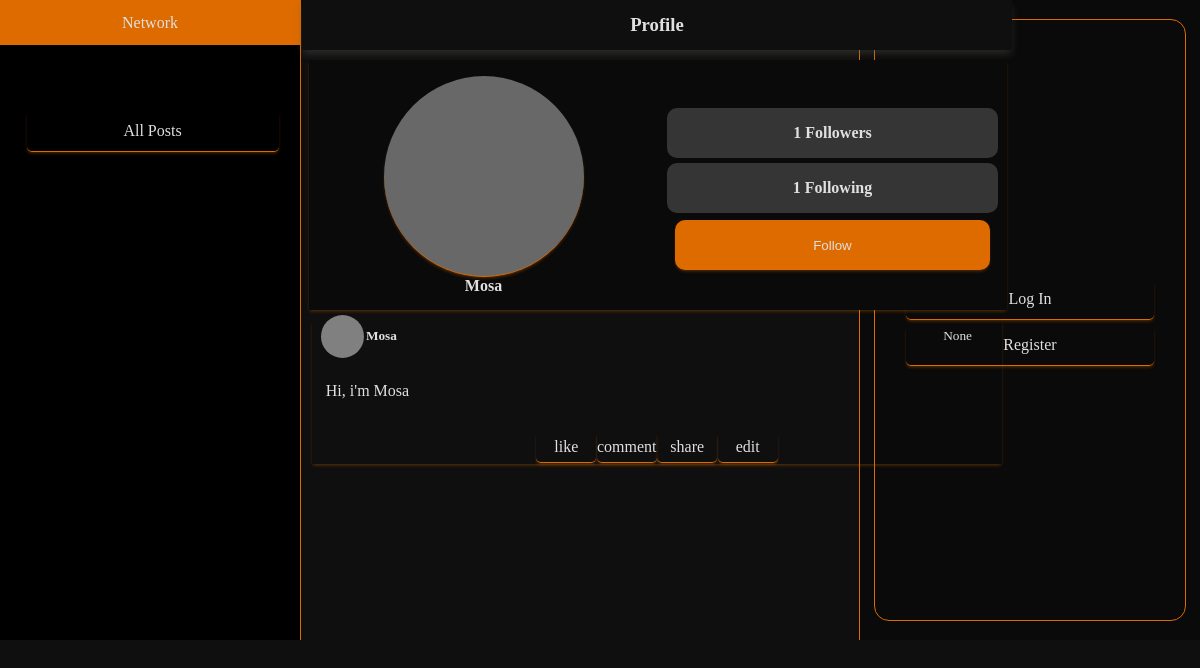
The page /profile/2 on the database as committed earlier.
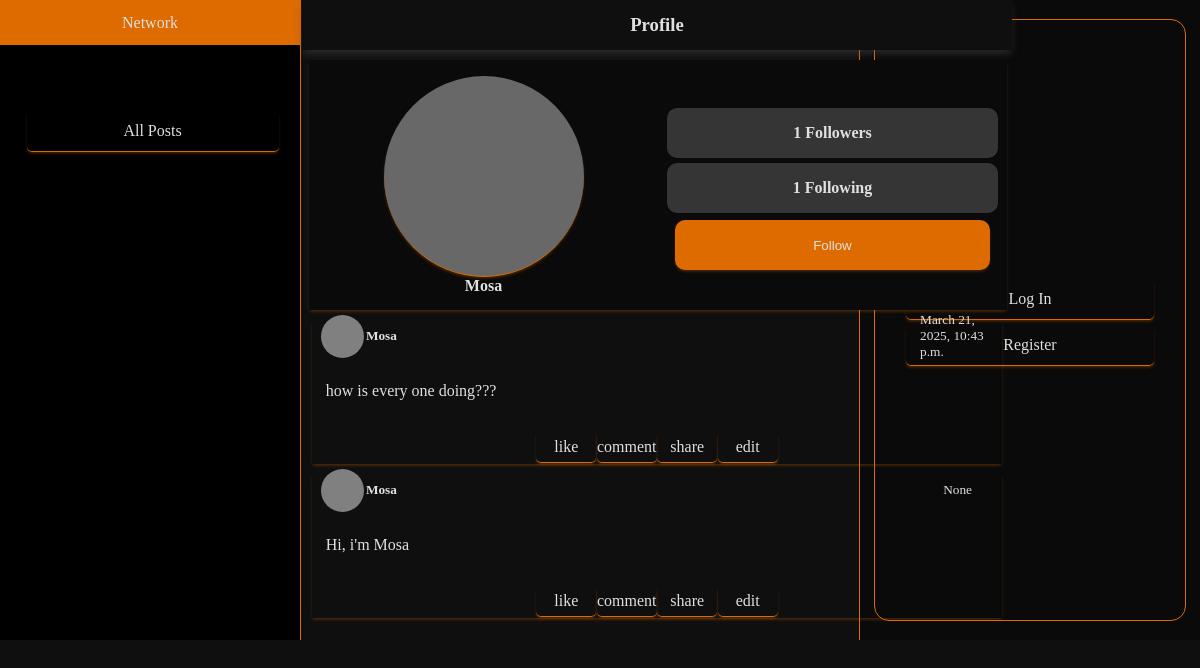
The same page on the database as committed later.
### network/models.py (models this page shows, shortened)
class User(AbstractUser):
    pass

class Post(models.Model):
    poster = models.ForeignKey(User, on_delete=models.CASCADE, related_name="user")
    content = models.CharField(max_length=800)
    timestamp = models.DateTimeField(auto_now_add=False)

### network/views.py (the view)
# urls.py: path("profile/<str:poster>", views.viewProfile, name="profile"),
def viewProfile(request,poster):
    allPosts = Post.objects.filter(poster=poster)
    followers = len(Follow.objects.filter(following=poster))
    following = len(Follow.objects.filter(follower=poster))
    posterName = User.objects.get(id=poster)
    if (request.user.is_authenticated):
        isFollowing = Follow.objects.filter(follower=request.user, following=posterName).exists()
    else:
        isFollowing = False
    sortedPosts = allPosts.order_by('timestamp')
    return render(request, "network/profile.html",{"userPosts":sortedPosts, "followers": followers,
                                                    "following": following,
                                                   "posterName":posterName, "isFollowing": isFollowing })

### network/templates/network/profile.html (shortened to what this page needs)
{% extends "network/layout.html" %}
{% block body %}
<div class="profile-container">
  <div class="feeds-heading">
    <h3 class="feeds-title login-title">Profile</h3>
  </div>
  <div class="user-info">
    <div class="personal">
      <div class="user-img "></div>
      <div class="user-name"><strong>{{ posterName }}</strong></div>
    </div>
    <div class="acc-details">
      <div class="followers-div">
        <h4>{{followers}} Followers</h4>
      </div>
      <div class="following-div">
        <h4>{{following}} Following</h4>
      </div>
      {% if posterName.id != user.id  %}
        <form action="{% url 'follow' %}" method="post" class="follow-form">
          {%if isFollowing%}
            <input type="submit" value="Unfollow" class="action nav-item follow">
          {% else %}
            <input type="submit" value="Follow" class="action nav-item unfollow">
          {% endif %}
        </form>
      {% endif %}
    </div>
  </div>
  {% for post in userPosts %}
  <div class="post-container">
      <div class="post-header">
          <div class="poster-container">
              <div class="poster-img"></div>
              <div class="poster-name"><h5>{{post.poster}}</h5></div>
          </div>
          <div class="post-time"><small>{{post.timestamp}}</small></div>
      </div>
      <div class="post-body">
          <p class="post-content">{{post.content}}</p>
      </div>
      {% if user.username != post.poster %}
      <div class="post-footer">
          <div class="likes">like</div>
          <div class="comment">comment</div>
          <div class="share">share</div>
          <div class="edit">edit</div>
      </div>
      {% endif %}
  </div>
{% endfor %}
{% endblock %}

### network/templates/network/layout.html (shortened to what this page needs)
{% load static %}
<!DOCTYPE html>
<html lang="en">
    <head>
        <link href="{% static 'network/styles.css' %}" rel="stylesheet">
    </head>
    <body>
        <nav class="navbar navbar-expand-lg navbar-light bg-light">
            <a class="navbar-brand" href="#">Network</a>
            <div class="user-nav-bar">
              <ul class="navbar-nav mr-auto">
                <li class="nav-item">
                  <a class="nav-link" href="{% url 'index' %}">All Posts</a>
                </li>
              </ul>
            </div>
        </nav>
        <div class="user-panel">
            <div class="user-container">
                <div class="user-actions">
                    {% if user.is_authenticated %}
                        <a class="action nav-item" id="write-post" href="">Post</a>
                        <a href="{% url 'profile' poster=user.id %}" class="action nav-item">Profile</a>
                        <a class="action nav-item" href="{% url 'logout' %}">Log Out</a>
                    {% else %}
                    <a class="action nav-item" href="{% url 'login' %}">Log In</a>
                    <a class="action nav-item" href="{% url 'register' %}">Register</a>
                    {% endif %}
                </div>
            </div>
        </div>
    <div class="feed-container"></div>
        <div class="body">
            {% block body %}
            {% endblock %}
        </div>
    </body>
</html>

Rows that differ between the two databases and show on the page:
added Post: poster "Mosa", timestamp "March 21, 2025, 10:43 p.m.", content "how is every one doing???", shows "like"
